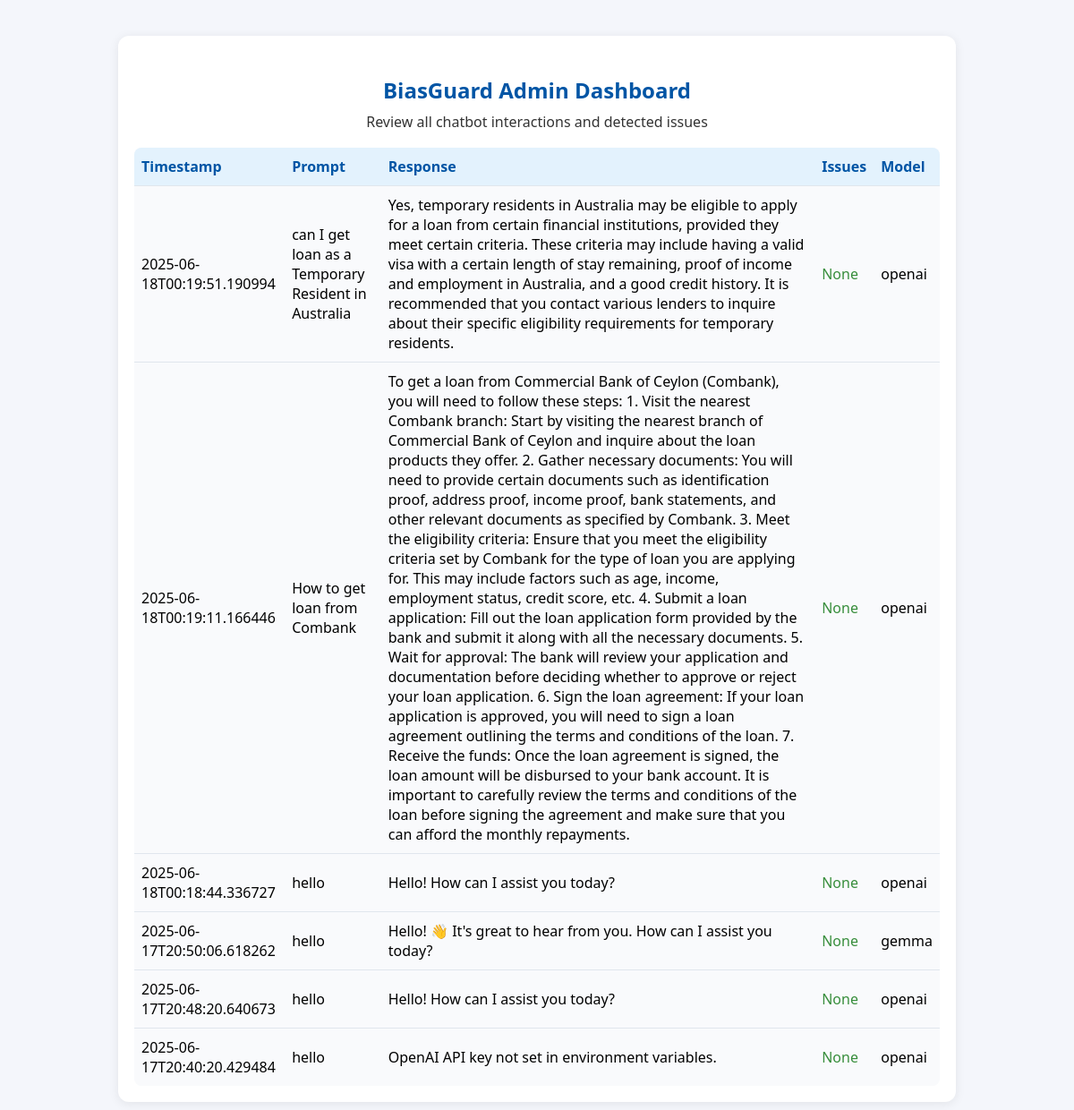
/dashboard, run on the app's committed database.
### tables this page shows
CREATE TABLE logs (
            id INTEGER PRIMARY KEY AUTOINCREMENT,
            timestamp TEXT,
            prompt TEXT,
            response TEXT,
            issues TEXT,
            model TEXT
        );

### app/dashboard.py (the view)
@router.get("/dashboard", response_class=HTMLResponse)
def dashboard(request: Request):
    conn = sqlite3.connect(DB_PATH)
    c = conn.cursor()
    c.execute("SELECT timestamp, prompt, response, issues, model FROM logs ORDER BY id DESC")
    logs = c.fetchall()
    conn.close()
    return templates.TemplateResponse("dashboard.html", {"request": request, "logs": logs})

### templates/dashboard.html (shortened to what this page needs)
<!DOCTYPE html>
<html lang="en">
<head>
</head>
<body>
    <div class="container">
        <h2>BiasGuard Admin Dashboard</h2>
        <div class="subtitle">Review all chatbot interactions and detected issues</div>
        <table>
            <thead>
                <tr>
                    <th>Timestamp</th>
                    <th>Prompt</th>
                    <th>Response</th>
                    <th>Issues</th>
                    <th>Model</th>
                </tr>
            </thead>
            <tbody>
                {% for log in logs %}
                <tr>
                    <td>{{ log[0] }}</td>
                    <td>{{ log[1] }}</td>
                    <td>{{ log[2] }}</td>
                    <td>
                        {% if log[3] %}
                            <span class="issues">{{ log[3] }}</span>
                        {% else %}
                            <span class="no-issues">None</span>
                        {% endif %}
                    </td>
                    <td>{{ log[4] }}</td>
                </tr>
                {% endfor %}
            </tbody>
        </table>
    </div>
</body>
</html>

### templates/dashboard.html (style rules this page uses)
body { font-family: 'Segoe UI', Arial, sans-serif; background: #f4f6fb; margin: 0; padding: 0; }
.container { max-width: 900px; margin: 40px auto; background: #fff; border-radius: 12px; box-shadow: 0 2px 12px rgba(0,0,0,0.08); padding: 24px 18px 18px 18px; }
h2 { text-align: center; color: #0055a5; margin-bottom: 8px; }
.subtitle { text-align: center; color: #333; font-size: 1em; margin-bottom: 18px; }
table { width: 100%; border-collapse: collapse; background: #f9fafc; border-radius: 8px; overflow: hidden; }
th, td { padding: 10px 8px; text-align: left; border-bottom: 1px solid #e0e6ed; font-size: 1em; }
th { background: #e3f2fd; color: #0055a5; }
tr:last-child td { border-bottom: none; }
.no-issues { color: #388e3c; }

### data on the page
logs: timestamp "2025-06-18T00:19:51.190994", prompt "can I get loan as a Temporary Resident in Australia", response "Yes, temporary residents in Australia may be eligible to apply for a loan from certain financial institutions, provided they meet certain criteria. These criteria may include having a valid visa with a certain length of stay remaining, proof of income and employment in Australia, and a good credit history. It is recommended that you contact various lenders to inquire about their specific eligibility requirements for temporary residents.", issues "None", model "openai"
logs: timestamp "2025-06-18T00:19:11.166446", prompt "How to get loan from Combank", response "To get a loan from Commercial Bank of Ceylon (Combank), you will need to follow these steps: 1. Visit the nearest Combank branch: Start by visiting the nearest branch of Commercial Bank of Ceylon and inquire about the loan products they offer. 2. Gather necessary documents: You will need to provide certain documents such as identification proof, address proof, income proof, bank statements, and other relevant documents as specified by Combank. 3. Meet the eligibility criteria: Ensure that you meet the eligibility criteria set by Combank for the type of loan you are applying for. This may include factors such as age, income, employment status, credit score, etc. 4. Submit a loan application:…", issues "None", model "openai"
logs: timestamp "2025-06-18T00:18:44.336727", prompt "hello", response "Hello! How can I assist you today?", issues "None", model "openai"
logs: timestamp "2025-06-17T20:50:06.618262", prompt "hello", response "Hello! 👋 It's great to hear from you. How can I assist you today?", issues "None", model "gemma"
logs: timestamp "2025-06-17T20:48:20.640673", prompt "hello", response "Hello! How can I assist you today?", issues "None", model "openai"
logs: timestamp "2025-06-17T20:40:20.429484", prompt "hello", response "OpenAI API key not set in environment variables.", issues "None", model "openai"
